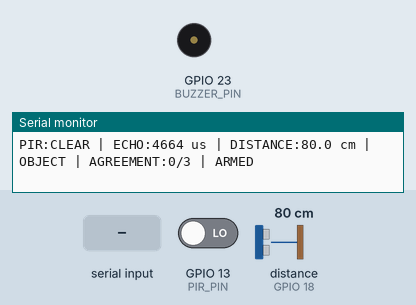
Simulated run of this sketch. Board: ESP32. Shown: buzzer (waves = sounding), the last lines printed to the serial monitor. Wiring (inferred from the names in the program): ultrasonic range finder: trigger GPIO 5; echo GPIO 18. The test bench sets the inputs (shaded band); at power-on: GPIO 13 (PIR_PIN) LOW, distance to the obstacle (sensor on GPIO 18) 80 cm. The echo pulse lasts 58.3 µs per cm; WiFi joins after 1.5 s; servers stay silent unless stated.

Above: at 1.2 s.
1.3 s: GPIO 13 (PIR_PIN) driven HIGH
At 3.7 s:
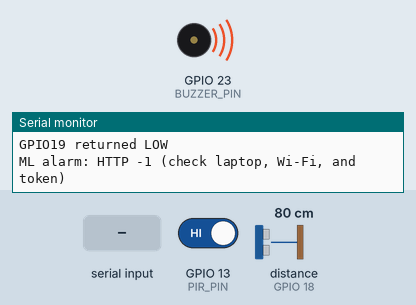
4.3 s: "T" received over Serial
5.8 s: GPIO 13 (PIR_PIN) driven LOW
7.7 s: distance to the obstacle (sensor on GPIO 18) set to 120 cm
10.7 s: "t" received over Serial
Timing chart, 0 to 13.2 s (numbered marks = the images above; inputs shaded):
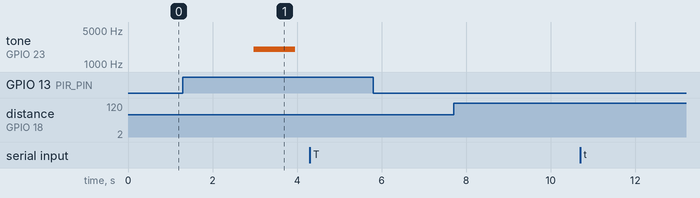

Measured:
- after the input at 1.3 s, tone on GPIO 23 (BUZZER_PIN): silent → 2000 Hz after 1.7 s, → silent 0.99 s later

The sketch:

mlids.ino
```cpp
// Flash ONLY the main ESP32. Leave the working five-photo ESP32-CAM firmware alone.
// Main GPIO19 -> camera GPIO13; GPIO23 -> passive piezo +; all grounds shared.
#include <Arduino.h>
#include <WiFi.h>
#include <HTTPClient.h>
#include "config.h"
#include "AlarmTiming.h"
#include "freertos/task.h"

// Edit these three values before uploading. Use the same hotspot as the laptop.


// Copy alarm_token from backend/config.local.json. Do not use camera_token here.


const int BUZZER_PIN = 23;
const int PIR_PIN = 13;
const int TRIG_PIN = 5;
const int ECHO_PIN = 18;
const int CAMERA_TRIGGER_PIN = 19;
const float DETECT_CM = 80.0;
const float CLEAR_CM = 100.0;
const unsigned long SAMPLE_MS = 250;
const unsigned long PULSE_MS = 500;
const unsigned long CLEARANCE_MS = 2000;
const unsigned long ALARM_POLL_MS = 1000;

bool armed = true;
bool pulseActive = false;
bool alarmBaselineReceived = false;
int agreements = 0;
unsigned long eventId = 0;
unsigned long lastSample = 0;
unsigned long triggerAt = 0;
unsigned long clearSince = 0;
unsigned long lastAlarmPoll = 0;
unsigned long lastWifiAttempt = 0;
String lastAlarmEvent;
AlarmTiming alarmTiming;
portMUX_TYPE alarmMux = portMUX_INITIALIZER_UNLOCKED;

void requestAlarm(AlarmKind kind) {
  portENTER_CRITICAL(&alarmMux);
  bool accepted = alarmTiming.request(millis(), kind);
  portEXIT_CRITICAL(&alarmMux);
  if (accepted) {
    Serial.printf("BUZZER REQUEST: %s, %lu ms\n",
                  kind == AlarmKind::Ml ? "ML PERSON" : "SENSOR FUSION",
                  static_cast<unsigned long>(kind == AlarmKind::Ml ? ML_BEEP_MS : SENSOR_BEEP_MS));
  }
}

void buzzerTask(void*) {
  bool sounding = false;
  for (;;) {
    portENTER_CRITICAL(&alarmMux);
    bool active = alarmTiming.activeAt(millis());
    portEXIT_CRITICAL(&alarmMux);
    if (active && !sounding) {
      tone(BUZZER_PIN, 2000);
      sounding = true;
    } else if (!active && sounding) {
      noTone(BUZZER_PIN);
      digitalWrite(BUZZER_PIN, LOW);
      sounding = false;
      Serial.println("BUZZER OFF");
    }
    // Independent of HTTP requests; no 1s/5s blocking delay in the main loop.
    vTaskDelay(pdMS_TO_TICKS(10));
  }
}

void sendCameraTrigger(const char* reason, bool sensorConfirmed) {
  if (!armed || pulseActive) {
    Serial.println("Not triggered: wait for REARMED.");
    return;
  }
  armed = false;
  agreements = 0;
  clearSince = 0;
  triggerAt = millis();
  eventId++;
  digitalWrite(CAMERA_TRIGGER_PIN, HIGH);
  pulseActive = true;
  if (sensorConfirmed) requestAlarm(AlarmKind::Sensor);
  Serial.printf("EVENT %lu: %s - GPIO19 HIGH for 500 ms\n", eventId, reason);
  Serial.println("Waiting for camera upload and laptop ML decision.");
}

void pollMlAlarm() {
  unsigned long now = millis();
  if (pulseActive || now - lastAlarmPoll < ALARM_POLL_MS) return;
  lastAlarmPoll = now;
  if (WiFi.status() != WL_CONNECTED) {
    if (now - lastWifiAttempt >= 15000) {
      lastWifiAttempt = now;
      WiFi.reconnect();
      Serial.println("ML alarm: reconnecting Wi-Fi");
    }
    return;
  }
  WiFiClient client;
  HTTPClient http;
  if (!http.begin(client, ALARM_URL)) {
    Serial.println("ML alarm: invalid URL");
    return;
  }
  http.setTimeout(1200);
  http.addHeader("X-Alarm-Token", ALARM_TOKEN);
  int code = http.GET();
  String currentEvent;
  if (code == 200) {
    currentEvent = http.getString();
    currentEvent.trim();
  }
  http.end();
  if (code != 200) {
    Serial.printf("ML alarm: HTTP %d (check laptop, Wi-Fi, and token)\n", code);
    return;
  }
  // The first successful reply establishes a baseline: never alarm for old results at boot.
  if (!alarmBaselineReceived) {
    lastAlarmEvent = currentEvent;
    alarmBaselineReceived = true;
    Serial.println("ML alarm connected; watching for NEW person detections.");
    return;
  }
  if (currentEvent.length() && currentEvent != lastAlarmEvent) {
    lastAlarmEvent = currentEvent;
    requestAlarm(AlarmKind::Ml);
    Serial.printf("ML PERSON DETECTED in burst %s: five-second buzzer requested\n", currentEvent.c_str());
  }
}

void setup() {
  Serial.begin(115200);
  pinMode(BUZZER_PIN, OUTPUT);
  digitalWrite(BUZZER_PIN, LOW);
  if (xTaskCreate(buzzerTask, "buzzerTimer", 2048, nullptr, 2, nullptr) != pdPASS) {
    Serial.println("BUZZER FAULT: timer task could not start; alarm output unavailable.");
  }
  digitalWrite(CAMERA_TRIGGER_PIN, LOW);
  pinMode(CAMERA_TRIGGER_PIN, OUTPUT);
  digitalWrite(TRIG_PIN, LOW);
  pinMode(TRIG_PIN, OUTPUT);
  pinMode(PIR_PIN, INPUT);
  pinMode(ECHO_PIN, INPUT);
  WiFi.mode(WIFI_STA);
  WiFi.begin(WIFI_SSID, WIFI_PASSWORD);
  lastWifiAttempt = millis();
  Serial.println("MAIN ESP32 READY: sensor fusion = 1s buzzer; ML person detection = 5s buzzer.");
  Serial.println("PIR13, TRIG5, divided ECHO18, GPIO19 -> camera GPIO13.");
  Serial.println("Send T for a manual test after the camera has started.");
}

void loop() {
  unsigned long now = millis();
  if (pulseActive && now - triggerAt >= PULSE_MS) {
    digitalWrite(CAMERA_TRIGGER_PIN, LOW);
    pulseActive = false;
    Serial.println("GPIO19 returned LOW");
  }
  while (Serial.available()) {
    int command = Serial.read();
    if (command == 'T' || command == 't') sendCameraTrigger("MANUAL TEST", false);
  }
  pollMlAlarm();
  now = millis();
  if (now - lastSample < SAMPLE_MS) return;
  lastSample = now;

  digitalWrite(TRIG_PIN, LOW);
  delayMicroseconds(2);
  digitalWrite(TRIG_PIN, HIGH);
  delayMicroseconds(10);
  digitalWrite(TRIG_PIN, LOW);
  unsigned long echo = pulseIn(ECHO_PIN, HIGH, 30000);
  bool valid = echo > 0;
  float cm = echo * 0.0343f / 2.0f;
  bool motion = digitalRead(PIR_PIN) == HIGH;
  bool nearby = valid && cm <= DETECT_CM;
  if (armed && motion && nearby) agreements++;
  else agreements = 0;
  Serial.printf("PIR:%s | ECHO:%lu us | ", motion ? "MOTION" : "CLEAR", echo);
  if (valid) Serial.printf("DISTANCE:%.1f cm | %s", cm, nearby ? "OBJECT" : "OUTSIDE ZONE");
  else Serial.print("NO ECHO | INVALID");
  Serial.printf(" | AGREEMENT:%d/3 | %s\n", agreements, armed ? "ARMED" : "WAIT CLEAR");
  if (armed && agreements >= 3) sendCameraTrigger("BOTH SENSORS AGREE", true);
  now = millis();
  if (!armed && !pulseActive && valid && !motion && cm > CLEAR_CM) {
    if (clearSince == 0) clearSince = now;
    if (now - clearSince >= CLEARANCE_MS) {
      armed = true;
      clearSince = 0;
      Serial.println("REARMED: area clear continuously for 2 seconds.");
    }
  } else clearSince = 0;
}
```

AlarmTiming.h
```cpp
#pragma once
#include <stdint.h>

static constexpr uint32_t SENSOR_BEEP_MS = 1000;
static constexpr uint32_t ML_BEEP_MS = 5000;

enum class AlarmKind : uint8_t { Sensor, Ml };

struct AlarmTiming {
  bool enabled = false;
  AlarmKind kind = AlarmKind::Sensor;
  uint32_t startedAt = 0;
  uint32_t durationMs = 0;

  bool activeAt(uint32_t now) const {
    return enabled && static_cast<uint32_t>(now - startedAt) < durationMs;
  }

  bool request(uint32_t now, AlarmKind next) {
    if (activeAt(now) && kind == AlarmKind::Ml && next == AlarmKind::Sensor) return false;
    enabled = true;
    kind = next;
    startedAt = now;
    durationMs = next == AlarmKind::Ml ? ML_BEEP_MS : SENSOR_BEEP_MS;
    return true;
  }
};
```

config.example.h
```cpp
#pragma once
// Copy to config.h locally. Do not commit credentials.
const char WIFI_SSID[] = "YOUR_WIFI_NAME";
const char WIFI_PASSWORD[] = "YOUR_WIFI_PASSWORD";
const char ALARM_URL[] = "http://YOUR_LAPTOP_IP:5000/api/alarm/latest";
const char ALARM_TOKEN[] = "REPLACE_WITH_A_RANDOM_TOKEN_AT_LEAST_16_CHARACTERS";
```
